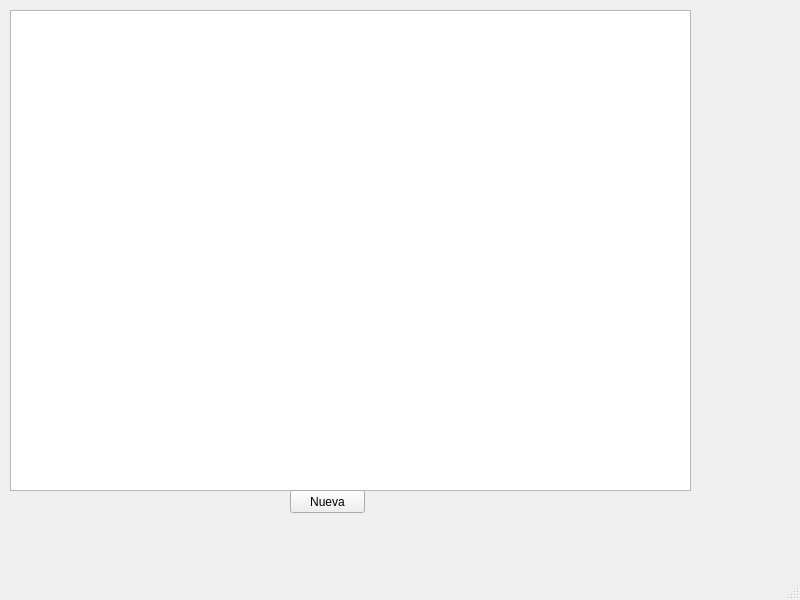
<?xml version="1.0" encoding="UTF-8"?>
<ui version="4.0">
 <class>MainWindow</class>
 <widget class="QMainWindow" name="MainWindow">
  <property name="geometry">
   <rect>
    <x>0</x>
    <y>0</y>
    <width>800</width>
    <height>600</height>
   </rect>
  </property>
  <property name="windowTitle">
   <string>MainWindow</string>
  </property>
  <widget class="QWidget" name="centralwidget">
   <widget class="QGraphicsView" name="graphicsView">
    <property name="geometry">
     <rect>
      <x>10</x>
      <y>10</y>
      <width>681</width>
      <height>481</height>
     </rect>
    </property>
   </widget>
   <widget class="QPushButton" name="cae">
    <property name="geometry">
     <rect>
      <x>290</x>
      <y>490</y>
      <width>75</width>
      <height>23</height>
     </rect>
    </property>
    <property name="text">
     <string>Nueva</string>
    </property>
   </widget>
  </widget>
  <widget class="QMenuBar" name="menubar">
   <property name="geometry">
    <rect>
     <x>0</x>
     <y>0</y>
     <width>800</width>
     <height>18</height>
    </rect>
   </property>
  </widget>
  <widget class="QStatusBar" name="statusbar"/>
 </widget>
 <resources/>
 <connections/>
</ui>
